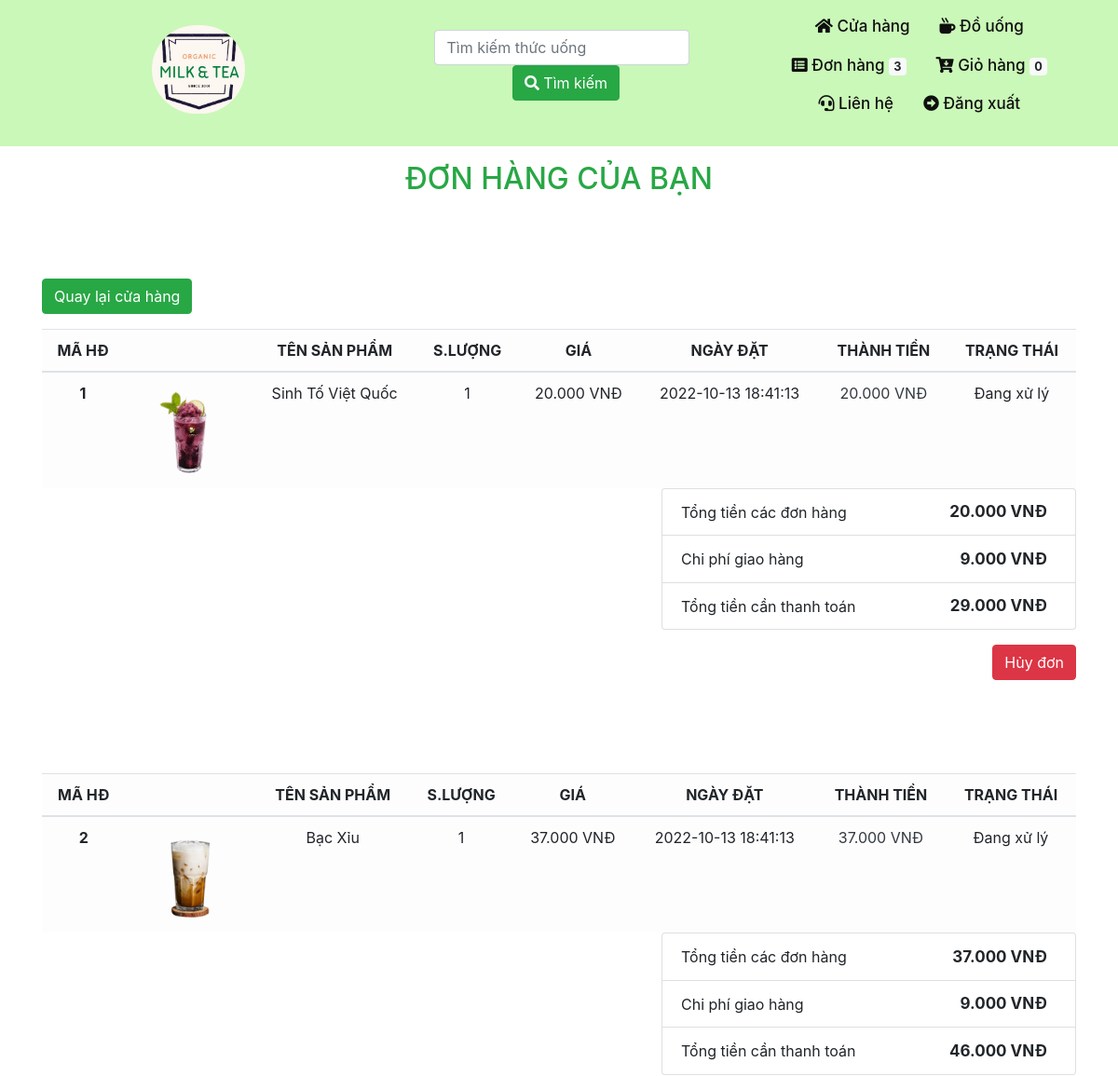
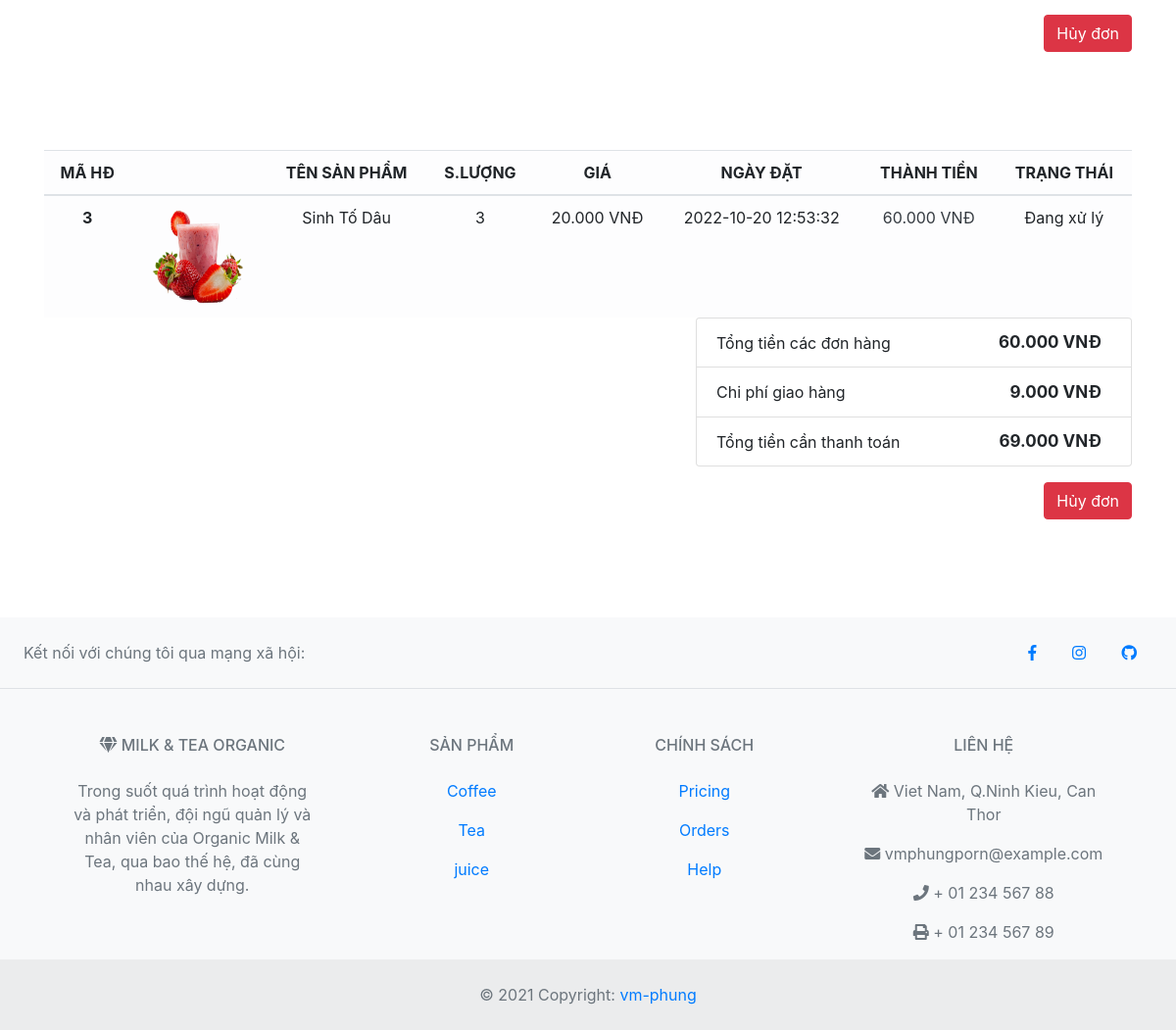
The app's page /order.php (signed in) with its own data (2 pictures, top to bottom).
### tables this page shows
CREATE TABLE `tbl_order` (
  `order_id` int(11) UNSIGNED NOT NULL,
  `cart_id` int(11) UNSIGNED NOT NULL,
  `pro_id` int(11) UNSIGNED NOT NULL,
  `pro_name` varchar(255) NOT NULL,
  `customer_id` int(11) UNSIGNED NOT NULL,
  `quantity` int(11) NOT NULL,
  `price` varchar(255) NOT NULL,
  `size` varchar(11) NOT NULL,
  `img` varchar(255) NOT NULL,
  `order_date` datetime NOT NULL DEFAULT current_timestamp()
);

### order.php (the view, shortened to what this page needs)
<?php
      try {
        include('lib/header.php');
        $dbh = getDB();
        $customer_id = $_SESSION['user_id'];
        $stmt2 = $dbh->prepare("select * from tbl_order where customer_id='$customer_id'");
        $stmt2->execute();
        $rows2 = $stmt2->fetchAll();
        } catch (PDOException $ex) {
        exit("Da co loi xay ra: " . $ex->getMessage());
        }
?>
        <div class='container'>
               <h2 class="text-success text-center mt-3">ĐƠN HÀNG CỦA BẠN</h2>
               <div class="separator-icon gray"></div>
               <a href="product.php" class="btn btn-success mb-3">Quay lại cửa hàng</a>
    <?php
                $stt=0;
                    ?>
                    <?php
                foreach($rows2 as $order){
                $stt++;
                $subtotal = 0;
                $shipping=9;
            ?>
                <table class="table table-light mb-0">
                    <thead>
                        <tr class="text-center">
                        <th scope="col">MÃ HĐ</th>
                        <th scope="col"></th>
                        <th scope="col">TÊN SẢN PHẨM</th>
                        <th scope="col">S.LƯỢNG</th>
                        <th scope="col">GIÁ</th>
                        <th scope="col">NGÀY ĐẶT</th>
                        <th scope="col">THÀNH TIỀN</th>
                        <th scope="col">TRẠNG THÁI</th>
                        </tr>
                    </thead>
                    <tbody>
                        <tr class="text-center ">
                            <th scope="row"><?php echo $stt ?></th>
                            <td>
                                <img src="img/<?php echo $order['img'] ?>" alt="" width="100" height="100">
                            </td>
                            <td><?php echo $order['pro_name']  ?></td>
                            <td><?php echo $order['quantity'] ?></td>
                            <td><?php echo $order['price'] .' VNĐ'  ?></td>
                            <td><?php echo $order['order_date'] ?></td>
                            <td class="text-dark"><?php $total=$order['price'] * $order['quantity']; echo $total .'.000 VNĐ'  ?></td>
                            <td>Đang xử lý</td>
                        </tr>
                    </tbody>
                </table>
                <?php $subtotal += $total; ?>
                <div class="subtotal row">
                    <div class="col-lg-7 col "></div>
                    <div class="col-lg-5 col mb-10">
                    <ul class="list-group">
                        <li class="list-group-item d-flex justify-content-between align-items-center">
                            Tổng tiền các đơn hàng
                            <span style="font-size: 17px;" class="badge badge-pill"><?php echo $subtotal.".000 VNĐ" ?></span>
                        </li>
                        <li class="list-group-item d-flex justify-content-between align-items-center">
                            Chi phí giao hàng
                            <span style="font-size: 17px;" class="badge badge-pill"><?php  echo $shipping.".000 VNĐ" ?></span>
                        </li>
                        <li class="list-group-item d-flex justify-content-between align-items-center">
                            Tổng tiền cần thanh toán
                            <span style="font-size: 17px;" class="badge badge-pill"><?php $payment = $subtotal + $shipping; echo $payment.".000 VNĐ" ?></span>
                        </li>
                    </ul>
                    <div class="d-flex justify-content-end mt-3">
                        <a href="del-order.php?order_id=<?php echo $order['order_id']; ?>" class="btn btn-danger">Hủy đơn</a>
                    </div>
                    </div>
                </div>
            <?php
        }
    ?>
    </div>
<?php include('lib./footer.php'); ?>

### css/style.css (style rules this page uses)
h2.text-center { color: rgb(45, 126, 62); }
.subtotal.row { margin-bottom: 100px; }
.separator-icon { background: url('https://phuclong.com.vn/images/icon_tealeaves.png'); background-repeat: no-repeat; background-position: center; position: relative; width: 300px; height: 50px; margin: 0 auto; margin-bottom: 30px; }

### records on screen
tbl_order: img (picture), pro_name "Sinh Tố Việt Quốc", quantity "1", price "20.000", order_date "2022-10-13 18:41:13", total "20", subtotal "20", shipping "9", payment "29"
tbl_order: img (picture), pro_name "Bạc Xỉu", quantity "1", price "37.000", order_date "2022-10-13 18:41:13", total "37", subtotal "37", shipping "9", payment "46"
tbl_order: img (picture), pro_name "Sinh Tố Dâu", quantity "3", price "20.000", order_date "2022-10-20 12:53:32", total "60", subtotal "60", shipping "9", payment "69"

### other values on screen
$count2 "3"
$count "0"
